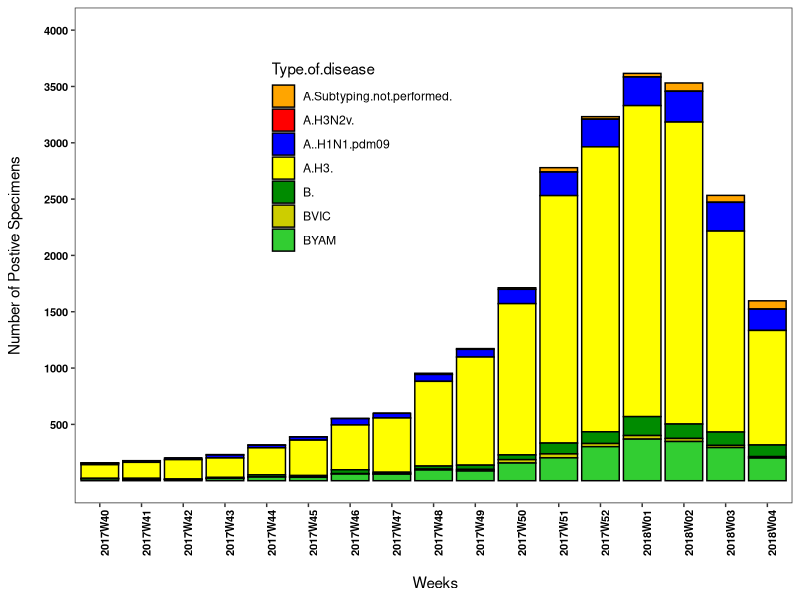

Recreate this plot in R.
library(reshape2)
library(ggplot2)
rm(list =ls())

## Read dataset in CSV format
data <- read.csv("../Data/Postive Tested/Workbook1.csv")

# Manipulating data for plotting and melting the data finally
data <- data[ -c(5) ]
data <- data[c(1,5,2:4,6:9)]
data <- subset( data, select = -Total...Tested )
data <- data[-c(18, 19, 20, 21, 22), ]
data <- t(data)
colnames(data) <- data[1, ] 
data <- data[-1, ]
label=c("2017W40","2017W41","2017W42","2017W43","2017W44","2017W45","2017W46","2017W47","2017W48","2017W49","2017W50","2017W51","2017W52","2018W01","2018W02","2018W03","2018W04")
colnames(data)= label
data <- melt(data)

#Changing the column name of melted data
label=c("Type.of.disease", "Week", "Total")
colnames(data) <- label

# Plotting stacked bar charts
ggplot(data, aes(x=Week, y=Total, fill=Type.of.disease)) + 
  geom_bar(stat="identity", colour = "black") +
  xlab("\n Weeks") +
  ylab("Number of Postive Specimens\n") +
  scale_fill_manual(values = c("orange","red","blue","yellow","green4","yellow3", "limegreen")) +
  theme_bw() +
  theme(panel.grid.major = element_blank(), panel.grid.minor = element_blank(),
        axis.text.x = element_text(face="bold", color="black",size=8, angle=90),
        axis.text.y = element_text(face="bold", color="black",size=8),
        legend.position=c(0.4, 0.7))+ 
        scale_y_continuous(limits = c(0,4000), breaks = c(500*c(1:10)))
  ggtitle("Influenza National Summary of Postive Tests Reported to CDC by U.S Public Health")

